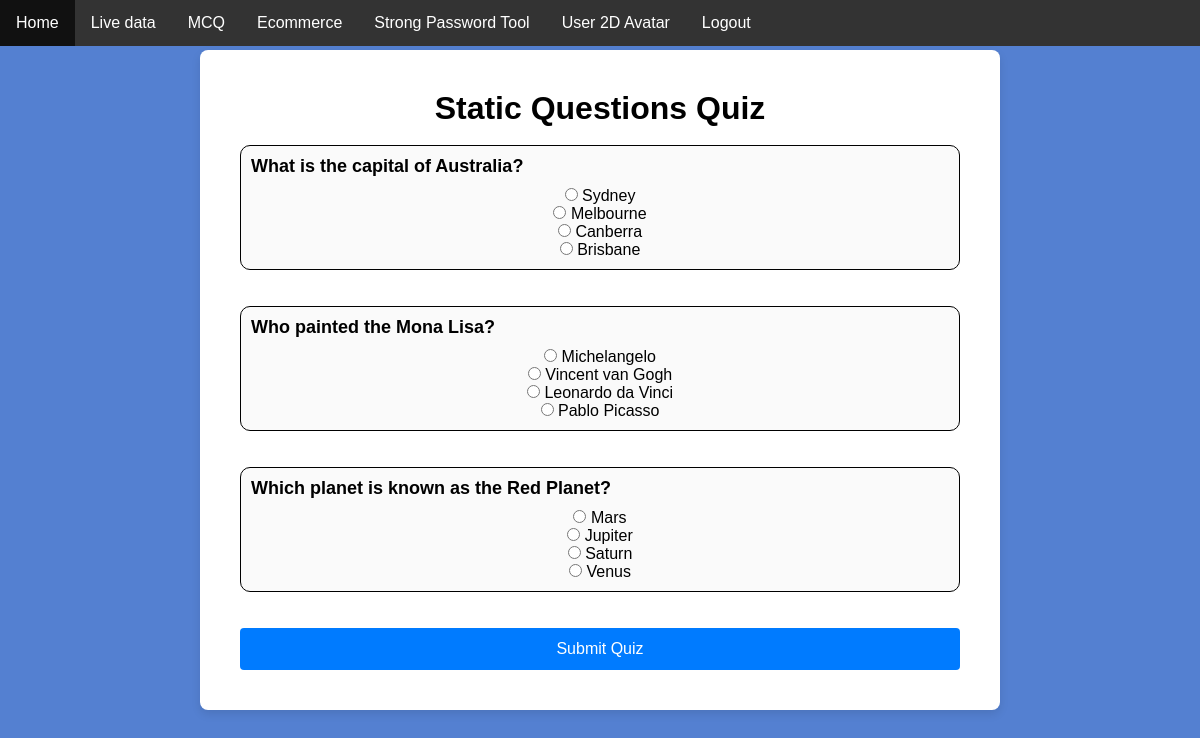
The page /mcq/staticquestions/ (signed in) on the database its author committed.
### MCQapp/models.py (models this page shows, shortened)
class Question(models.Model):
    question = models.TextField()
    admin = models.ForeignKey(DjangoAdmin, on_delete=models.CASCADE)

class Option(models.Model):
    option_description = models.CharField(max_length=255)
    question = models.ForeignKey(Question, on_delete=models.CASCADE, related_name='options')
    correct_option = models.BooleanField(default=False)
    class Meta:
        constraints = [
            models.UniqueConstraint(
                fields=['question'],
                condition=Q(correct_option=True),
                name='one_correct_option',
                violation_error_message = "There must only be one correct option per question"
            )
        ]

### MCQapp/views.py (the view)
# urls.py: path("staticquestions/", views.staticQuestions, name='staticQuestions'),
@login_required(login_url='login_user')
def staticQuestions(request):
    questions_options = {}
    if Question.objects.count() >= 5:
        questions = Question.objects.order_by('?')[:5]
    else:
        questions = Question.objects.all()
    for question in questions:
        options = Option.objects.filter(question=question)
        questions_options[question] = options
    return render(request, "staticQuestions.html", {"questions_options" : questions_options})

### MCQapp/templates/staticQuestions.html (shortened to what this page needs)
{% extends "base.html" %}
{% load static %}
{% block page %}
<link rel="stylesheet" href="{% static 'css/MCQ/staticQuestions.css' %}">
<div class="center-content">
    <div class="static-questions-container">
        <h1>Static Questions Quiz</h1> <br>
        <form method="post" action="{% url 'submitStaticQuiz' %}">
            {% for question, options in questions_options.items %}
                <div class="question_block">
                    <h3>{{ question.question }}</h3>
                    {% for option in options %}
                        <label>
                            <input type="radio" name="question_{{ question.id }}" value = "{{ option.id }}">
                            {{ option.option_description }}
                        </label> <br>
                    {% endfor %}
                </div> <br>
                <br>
            {% endfor %}
            <button type="submit">Submit Quiz</button>
        </form>
    </div>
</div>
{% endblock %}

### static/css/base.css (style rules this page uses)
* { margin: 0; padding: 0; box-sizing: border-box; font-family: Arial, sans-serif; }
html, body { margin: 0; padding: 0; }

### static/css/MCQ/staticQuestions.css (style rules this page uses)
* { margin: 0; padding: 0; box-sizing: border-box; font-family: Arial, sans-serif; }
body { background-color: #5480d1; margin: 0; }
.center-content { display: flex; justify-content: center; align-items: center; }
.static-questions-container { background-color: white; padding: 40px; border-radius: 8px; box-shadow: 0 4px 10px rgba(0, 0, 0, 0.1); width: 100%; max-width: 800px; text-align: center; width: 90%; }
.question_block { border: 1px solid ; border-radius: 10px; padding: 10px; background-color: #fafafa; }
.question_block h3 { margin-bottom: 10px; font-size: 18px; text-align: left; }
button { width: 100%; padding: 12px; background-color: #007bff; color: white; font-size: 16px; border: none; border-radius: 4px; cursor: pointer; }
label { margin-bottom: 10px; }

### rows shown on the page
Question: question "What is the capital of Australia?"
Option: option_description "Sydney"
Option: option_description "Melbourne"
Option: option_description "Canberra"
Option: option_description "Brisbane"
Question: question "Who painted the Mona Lisa?"
Option: option_description "Michelangelo"
Option: option_description "Vincent van Gogh"
Option: option_description "Leonardo da Vinci"
Option: option_description "Pablo Picasso"
Question: question "Which planet is known as the Red Planet?"
Option: option_description "Mars"
Option: option_description "Jupiter"
Option: option_description "Saturn"
Option: option_description "Venus"
